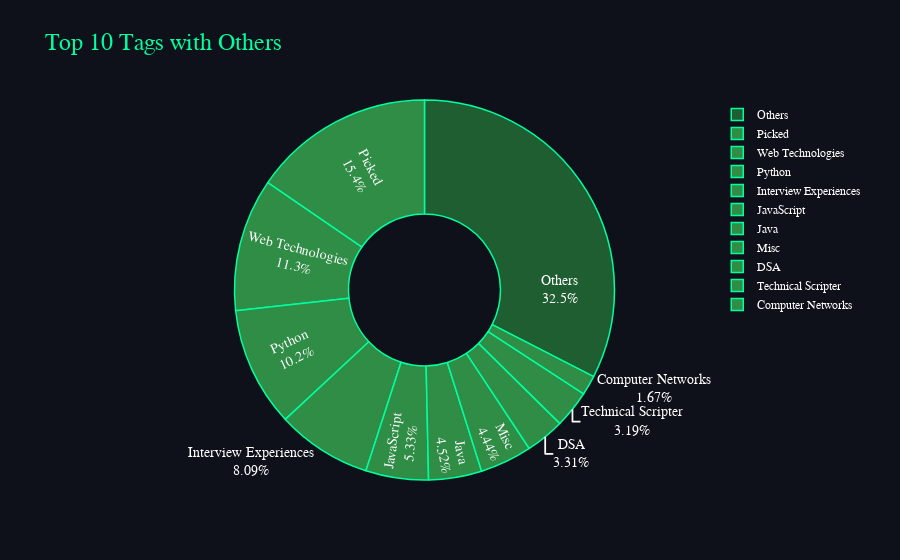

The code cell stored with this chart in its notebook:
### Markdown cell above
#### 1.3) What percentage of the overall dataset does each category represent?

### Code cell
total_articles = len(df)

df_ = df['clean_tags'].value_counts().sort_index(ascending = False).reset_index(name='count')


df_ = df['clean_tags'].value_counts().reset_index()
df_.columns = ['tag', 'count']
df_['percentage'] = (df_['count'] / total_articles * 100).round(4)

# Separate top 10 and sum the rest as 'Others'
top_n = 10
top_tags = df_.head(top_n).copy()
others_count = df_['count'][top_n:].sum()
others_percentage = df_['percentage'][top_n:].sum()

# Create a DataFrame for 'Others'
others_df = pd.DataFrame([{'tag': 'Others', 'count': others_count, 'percentage': others_percentage}])

# Combine top tags with Others
top_tags = pd.concat([top_tags, others_df], ignore_index=True)

# Dark futuristic theme colors
bg_color = '#0F111A'
font_color = '#FFFFFF'
colors = ['#2F8D46']*top_n + ['#1F5E30']  # Neon green for top 10, darker green for Others

# Create interactive donut chart
fig = go.Figure(data=[go.Pie(
    labels=top_tags['tag'],
    values=top_tags['percentage'],
    textinfo='label+percent',
    insidetextorientation='radial',
    hole=0.4,  # makes it a donut
    marker=dict(colors=colors, line=dict(color='#00FF9F', width=1.5)),
    hovertemplate='<b>%{label}</b><br>Percentage: %{value:.2f}%<extra></extra>'
)])

# Update layout for futuristic dark theme
fig.update_layout(
    title='Top 10 Tags with Others',
    title_font=dict(family='Courier New, monospace', size=24, color='#00FF9F'),
    plot_bgcolor=bg_color,
    paper_bgcolor=bg_color,
    font=dict(family='Courier New, monospace', size=14, color=font_color),
    legend=dict(font=dict(family='Courier New, monospace', size=12, color=font_color))
)

fig.show()

### Figure 1 — Plotly figure (JSON) as saved in the notebook; plotly's stock layout.template omitted (floating-point values rounded to 4 significant figures)
{"data": [{"hole": 0.4, "hovertemplate": "<b>%{label}</b><br>Percentage: %{value:.2f}%<extra></extra>", "insidetextorientation": "radial", "labels": ["Picked", "Web Technologies", "Python", "Interview Experiences", "JavaScript", "Java", "Misc", "DSA", "Technical Scripter", "Computer Networks", "Others"], "marker": {"colors": ["#2F8D46", "#2F8D46", "#2F8D46", "#2F8D46", "#2F8D46", "#2F8D46", "#2F8D46", "#2F8D46", "#2F8D46", "#2F8D46", "#1F5E30"], "line": {"color": "#00FF9F", "width": 1.5}}, "textinfo": "label+percent", "type": "pie", "values": [15.44, 11.3, 10.18, 8.092, 5.329, 4.515, 4.439, 3.314, 3.191, 1.668, 32.53]}], "layout": {"font": {"color": "#FFFFFF", "family": "Courier New, monospace", "size": 14}, "legend": {"font": {"color": "#FFFFFF", "family": "Courier New, monospace", "size": 12}}, "paper_bgcolor": "#0F111A", "plot_bgcolor": "#0F111A", "title": {"font": {"color": "#00FF9F", "family": "Courier New, monospace", "size": 24}, "text": "Top 10 Tags with Others"}}}
